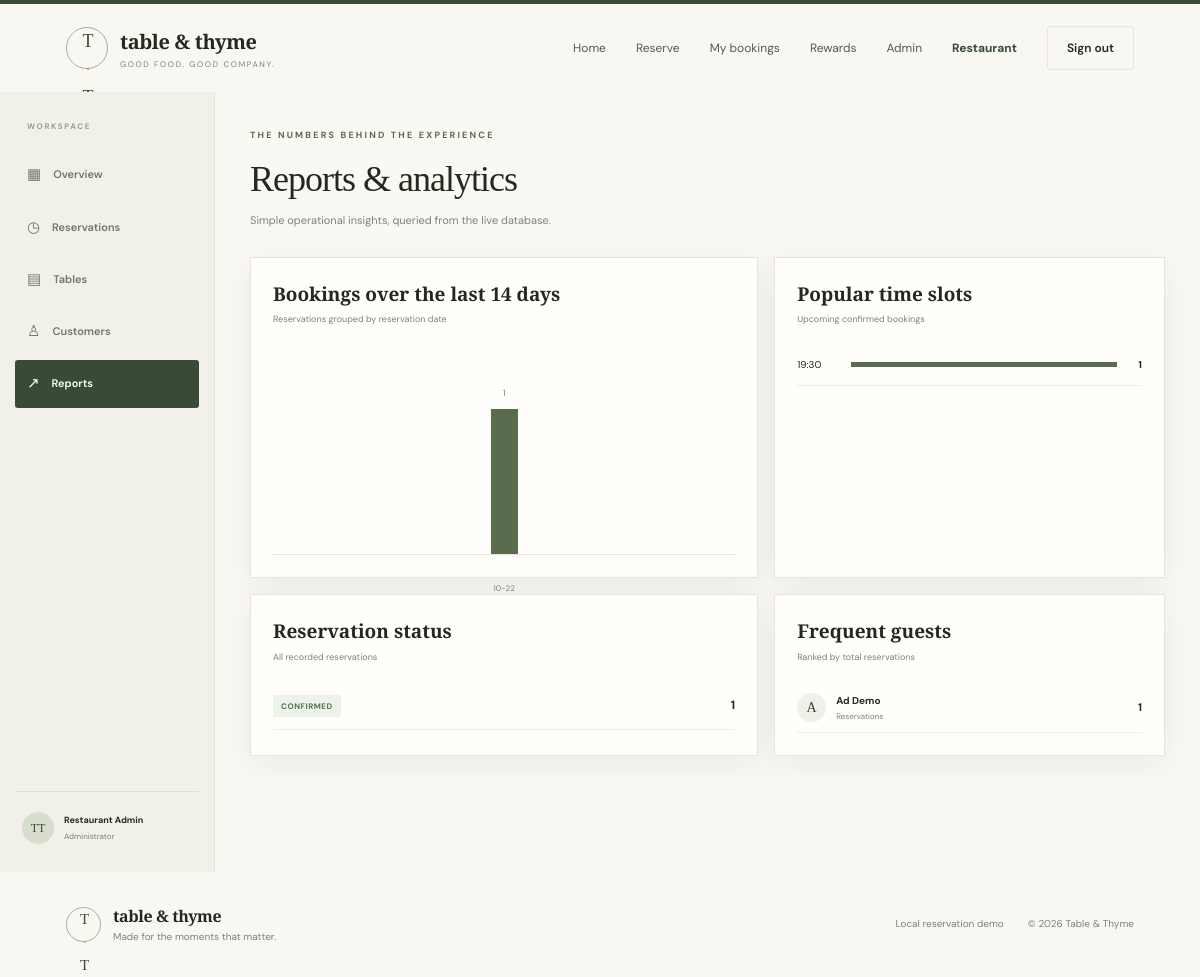
The page /admin/reports (signed in) on the database its author committed.
### tables this page shows
CREATE TABLE users (
    id INTEGER PRIMARY KEY AUTOINCREMENT,
    name TEXT NOT NULL,
    email TEXT NOT NULL UNIQUE COLLATE NOCASE,
    phone TEXT NOT NULL,
    password_hash TEXT NOT NULL,
    role TEXT NOT NULL DEFAULT 'customer' CHECK(role IN ('customer','admin')),
    created_at TEXT NOT NULL DEFAULT CURRENT_TIMESTAMP
);

CREATE TABLE reservations (
    id INTEGER PRIMARY KEY AUTOINCREMENT,
    reference TEXT NOT NULL UNIQUE,
    user_id INTEGER NOT NULL,
    table_id INTEGER NOT NULL,
    reservation_date TEXT NOT NULL,
    start_time TEXT NOT NULL,
    end_time TEXT NOT NULL,
    guests INTEGER NOT NULL CHECK(guests > 0),
    occasion TEXT,
    notes TEXT,
    status TEXT NOT NULL DEFAULT 'CONFIRMED'
      CHECK(status IN ('PENDING','CONFIRMED','CANCELLED','COMPLETED','NO_SHOW')),
    created_at TEXT NOT NULL DEFAULT CURRENT_TIMESTAMP,
    FOREIGN KEY(user_id) REFERENCES users(id),
    FOREIGN KEY(table_id) REFERENCES restaurant_tables(id)
);

### app.py (the view)
@app.route("/admin/reports")
@admin_required
def admin_reports():
    conn = get_db()
    by_day = conn.execute("""
        SELECT reservation_date, COUNT(*) AS bookings,
        SUM(CASE WHEN status='CANCELLED' THEN 1 ELSE 0 END) AS cancelled
        FROM reservations WHERE reservation_date>=date('now','-13 day')
        GROUP BY reservation_date ORDER BY reservation_date
    """).fetchall()
    by_slot = conn.execute("""
        SELECT start_time, COUNT(*) AS bookings FROM reservations
        WHERE status IN ('PENDING','CONFIRMED') AND reservation_date>=?
        GROUP BY start_time ORDER BY bookings DESC LIMIT 6
    """, (date.today().isoformat(),)).fetchall()
    status_counts = conn.execute("SELECT status,COUNT(*) AS total FROM reservations GROUP BY status").fetchall()
    top_customers = conn.execute("""
        SELECT u.name,COUNT(r.id) AS total FROM users u JOIN reservations r ON r.user_id=u.id
        WHERE u.role='customer' GROUP BY u.id ORDER BY total DESC LIMIT 5
    """).fetchall()
    conn.close()
    return render_template("admin_reports.html", by_day=by_day, by_slot=by_slot, status_counts=status_counts, top_customers=top_customers)

### app.py (called while the page is built)
def current_user():
    if not session.get("user_id"):
        return None
    conn = get_db()
    user = conn.execute("SELECT id,name,email,phone,role FROM users WHERE id=?", (session["user_id"],)).fetchone()
    conn.close()
    return user

@app.context_processor
def inject_globals():
    return {"current_user": current_user(), "today": date.today().isoformat()}

def admin_required(fn):
    @wraps(fn)
    def wrapper(*args, **kwargs):
        user = current_user()
        if not user or user["role"] != "admin":
            flash("Administrator access is required.", "error")
            return redirect(url_for("login"))
        return fn(*args, **kwargs)
    return wrapper

### database.py (called while the page is built)
def get_db():
    conn = sqlite3.connect(DB_PATH, timeout=10)
    conn.row_factory = sqlite3.Row
    conn.execute("PRAGMA foreign_keys = ON")
    conn.execute("PRAGMA busy_timeout = 10000")
    return conn

### templates/admin_reports.html (shortened to what this page needs)
{% extends "base.html" %}
{% block content %}
<section class="admin-shell">
  <aside class="admin-sidebar"><div class="admin-label">WORKSPACE</div><a href="{{ url_for('admin_dashboard') }}">▦ <span>Overview</span></a><a href="{{ url_for('admin_reservations') }}">◷ <span>Reservations</span></a><a href="{{ url_for('admin_tables') }}">▤ <span>Tables</span></a><a href="{{ url_for('admin_customers') }}">♙ <span>Customers</span></a><a class="active" href="{{ url_for('admin_reports') }}">↗ <span>Reports</span></a><div class="sidebar-bottom"><div class="mini-avatar">TT</div><span><strong>Restaurant Admin</strong><small>Administrator</small></span></div></aside>
  <div class="admin-main">
    <div class="admin-page-head"><div><div class="eyebrow">THE NUMBERS BEHIND THE EXPERIENCE</div><h1>Reports & analytics</h1><p>Simple operational insights, queried from the live database.</p></div></div>
    <div class="admin-grid reports-grid">
      <section class="panel wide-panel"><div class="panel-head"><div><h2>Bookings over the last 14 days</h2><p>Reservations grouped by reservation date</p></div></div><div class="bar-chart">{% for d in by_day %}<div class="bar-col"><span class="bar-value">{{ d.bookings }}</span><div class="bar-track"><i style="height:{{ (d.bookings * 100 / ([by_day|map(attribute='bookings')|max,1]|max))|round }}%"></i></div><small>{{ d.reservation_date[5:] }}</small></div>{% else %}<p class="muted">No booking data yet.</p>{% endfor %}</div></section>
      <section class="panel"><div class="panel-head"><div><h2>Popular time slots</h2><p>Upcoming confirmed bookings</p></div></div>{% for s in by_slot %}<div class="rank-row"><span class="rank-time">{{ s.start_time }}</span><div class="rank-track"><i style="width:{{ (s.bookings * 100 / ([by_slot|map(attribute='bookings')|max,1]|max))|round }}%"></i></div><strong>{{ s.bookings }}</strong></div>{% else %}<p class="muted">No upcoming bookings.</p>{% endfor %}</section>
      <section class="panel"><div class="panel-head"><div><h2>Reservation status</h2><p>All recorded reservations</p></div></div>{% for s in status_counts %}<div class="status-row"><span class="status {{ s.status|lower }}">{{ s.status }}</span><strong>{{ s.total }}</strong></div>{% else %}<p class="muted">No reservations yet.</p>{% endfor %}</section>
      <section class="panel"><div class="panel-head"><div><h2>Frequent guests</h2><p>Ranked by total reservations</p></div></div>{% for c in top_customers %}<div class="guest-rank"><span class="rank-avatar">{{ c.name[:1]|upper }}</span><span><strong>{{ c.name }}</strong><small>Reservations</small></span><b>{{ c.total }}</b></div>{% else %}<p class="muted">No guest activity yet.</p>{% endfor %}</section>
    </div>
  </div>
</section>
{% endblock %}

### templates/base.html (shortened to what this page needs)
<!doctype html>
<html lang="en">
<head>
  <link rel="stylesheet" href="{{ url_for('static', filename='css/style.css') }}">
</head>
<body>
  <header class="nav-wrap">
    <a class="brand" href="{{ url_for('index') }}">
      <span class="brand-mark">T<span>·</span>T</span>
      <span class="brand-copy"><strong>table & thyme</strong><small>GOOD FOOD. GOOD COMPANY.</small></span>
    </a>
    <nav class="nav-links">
      <a href="{{ url_for('index') }}">Home</a>
      {% if current_user %}
        <a href="{{ url_for('book') }}">Reserve</a>
        <a href="{{ url_for('my_reservations') }}">My bookings</a>
        <a href="{{ url_for('loyalty') }}">Rewards</a>
        {% if current_user.role == 'admin' %}
          <a href="{{ url_for('admin_dashboard') }}">Admin</a>
        {% endif %}
        <span class="nav-user">{{ current_user.name.split()[0] }}</span>
        <a class="nav-cta outline" href="{{ url_for('logout') }}">Sign out</a>
      {% else %}
        <a href="{{ url_for('login') }}">Sign in</a>
        <a class="nav-cta" href="{{ url_for('register') }}">Join us</a>
      {% endif %}
    </nav>
  </header>
  <main>
    {% block content %}{% endblock %}
  </main>
  <footer class="footer">
    <div class="footer-brand"><span class="brand-mark">T<span>·</span>T</span><span><strong>table & thyme</strong><small>Made for the moments that matter.</small></span></div>
    <div class="footer-right"><span>Local reservation demo</span><span>© 2026 Table & Thyme</span></div>
  </footer>
</body>
</html>

### rows shown on the page
users: name "Restaurant"
reservations: status "CONFIRMED", total "1"
users: name "A", name "Ad Demo", total "1"

### other values the page prints
{{ d.bookings }} "1"
{{ d.reservation_date[5:] }} "10-22"
{{ s.start_time }} "19:30"
{{ s.bookings }} "1"
